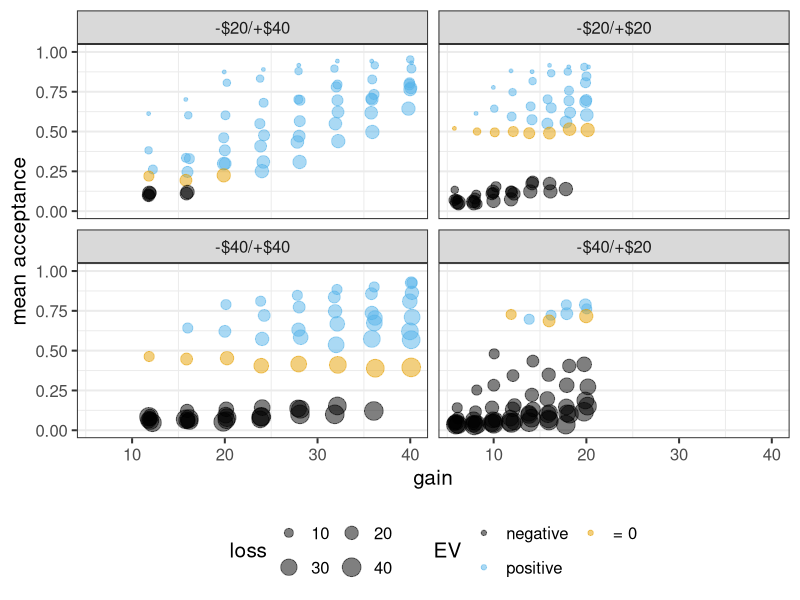
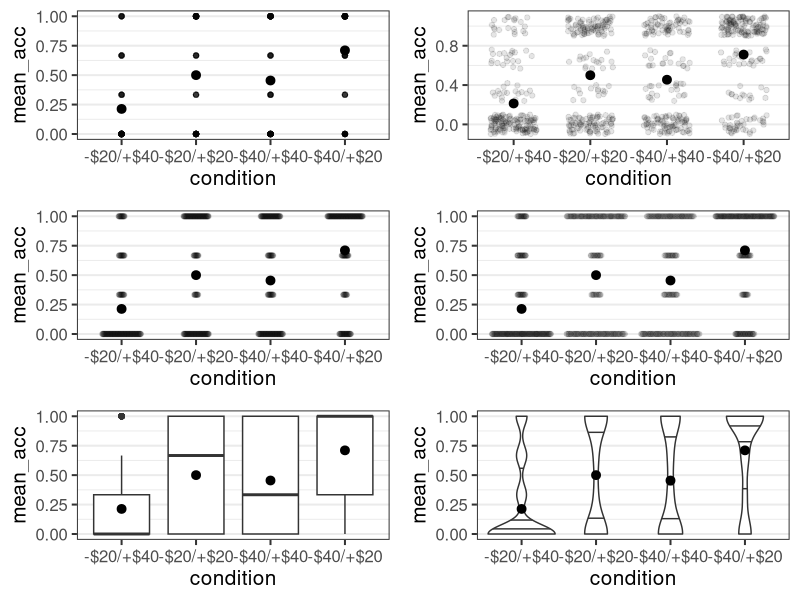
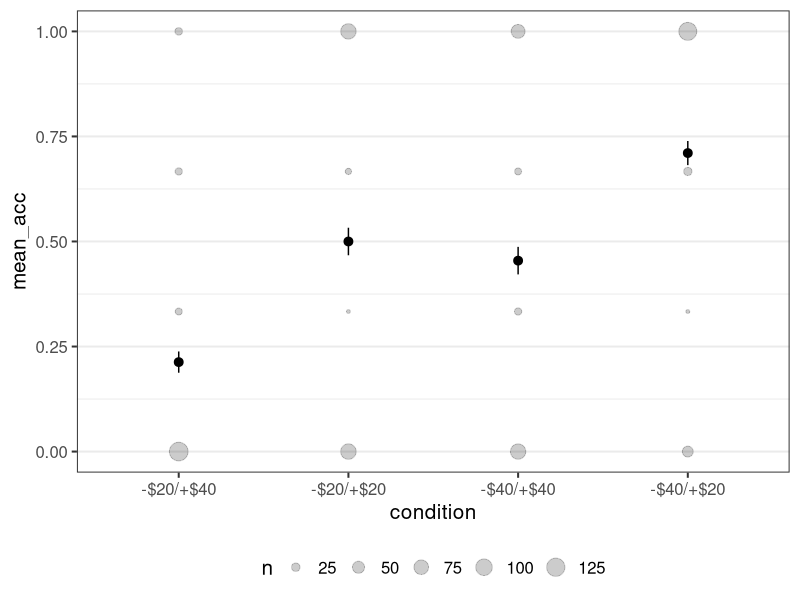
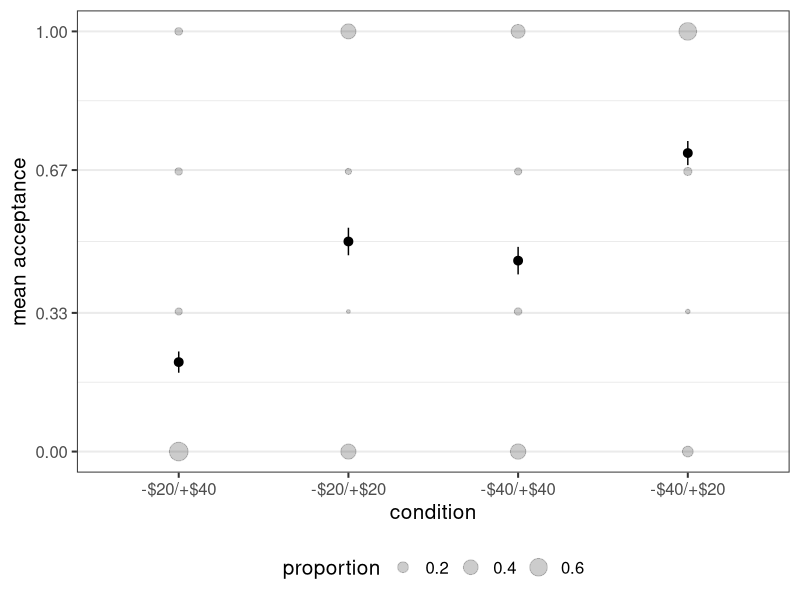
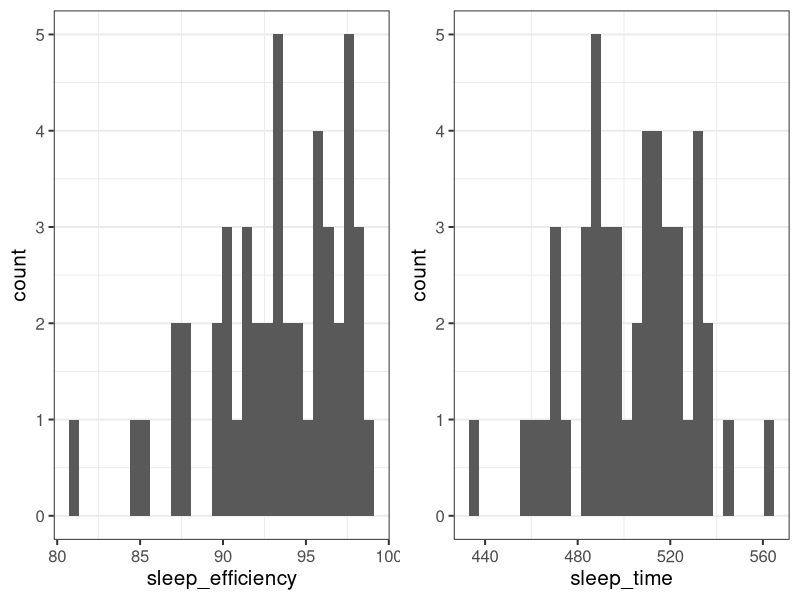
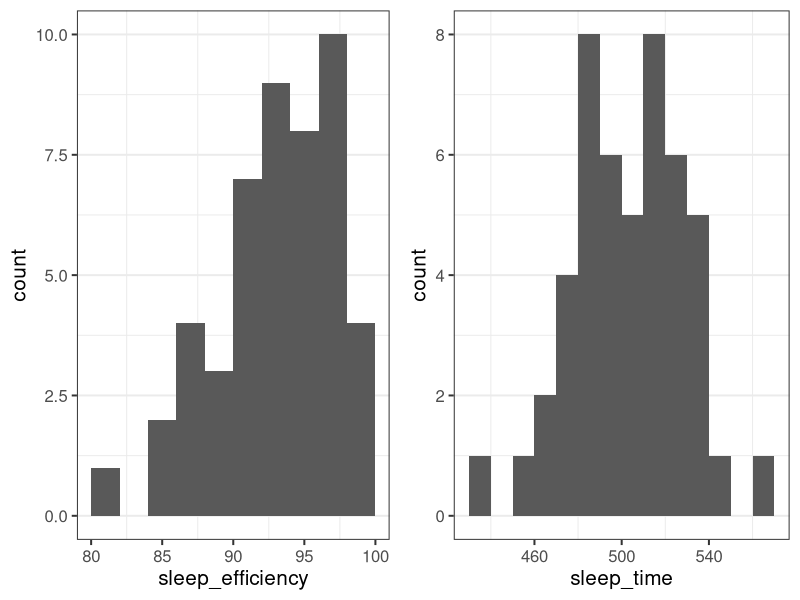
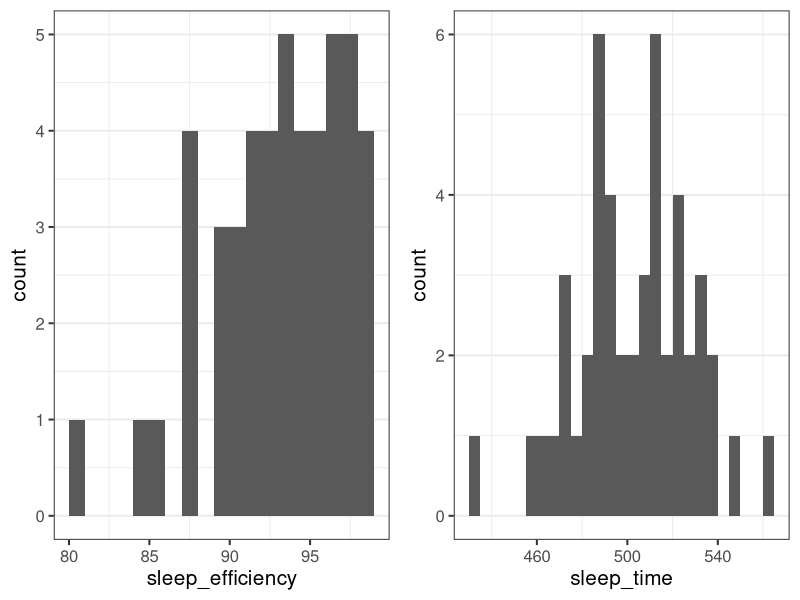
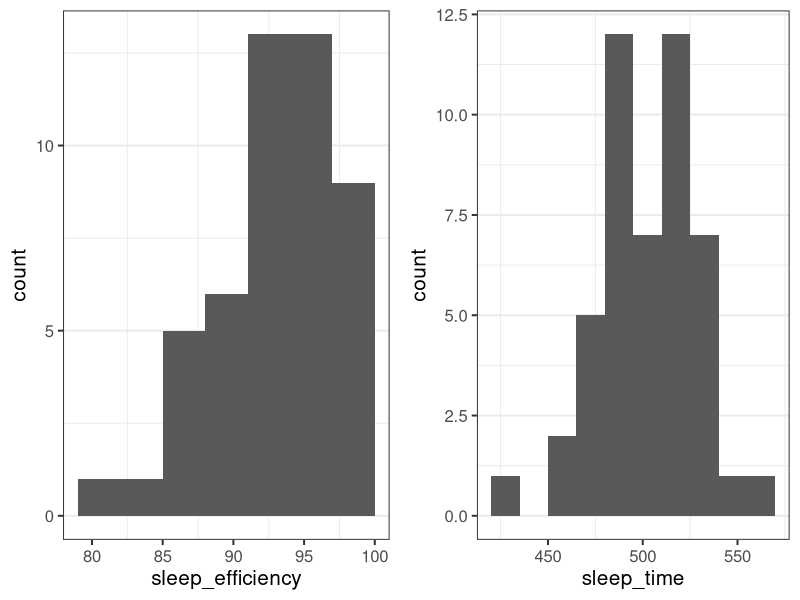

These figures' R source, in order:
## ---- chunk 1
library("tidyverse")
theme_set(theme_bw(base_size = 15) + 
            theme(legend.position="bottom", 
                  panel.grid.major.x = element_blank()))
## ---- chunk 2
ws1a <- read_csv("data/ws2015_exp1a.csv")
ws1b <- read_csv("data/ws2015_exp1b.csv")
ws1a <- ws1a %>%
  mutate(subno = factor(paste0("e1a_", subno)))
ws1b <- ws1b %>%
  mutate(subno = factor(paste0("e1b_", subno)))
ws1 <- bind_rows(ws1a, ws1b)
ws1 <- ws1 %>% 
  mutate(
    subno = factor(subno),
    response = factor(response, levels = c("reject", "accept")),
    condition = factor(
      condition, 
      levels = c(40.2, 20.2, 40.4, 20.4), 
      labels = c("-$20/+$40", "-$20/+$20", "-$40/+$40", "-$40/+$20")
    )
  )
glimpse(ws1)
## ---- chunk 3
lot_sum_all <- ws1 %>% 
  group_by(condition, loss, gain) %>% 
  summarise(mean_acceptance = mean(resp)) %>% 
  mutate(ev = case_when(
    gain == loss ~ "= 0",
    gain < loss ~ "negative",
    gain > loss ~ "positive"
  )) %>% 
  mutate(
    ev = factor(ev, levels = c("negative", "= 0", "positive"))
  )
lot_sum_all
## ---- chunk 4
ggplot(lot_sum_all, aes(x = gain, y = mean_acceptance, 
                        colour = ev, size = loss)) +
  geom_jitter(width = 0.25, alpha = 0.5) +
  ggthemes::scale_colour_colorblind() +
  facet_wrap(vars(condition)) + 
  guides(size=guide_legend(nrow=2,byrow=TRUE), 
         colour = guide_legend(title = "EV", nrow=2,byrow=TRUE)) +
  labs(y = "mean acceptance") +
  coord_cartesian(ylim = c(0, 1))
## ---- chunk 5
part_sum <- ws1 %>%
  filter(loss == gain, loss %in% c(12, 16, 20)) %>% 
  group_by(condition, subno) %>% 
  summarise(mean_acc = mean(resp)) %>% 
  ungroup()
part_sum
## ---- chunk 6
0:3 / 3

## these are exactly the values in the data:
sort(unique(part_sum$mean_acc))

## ---- chunk 7
## load packages required here:
library("cowplot")
library("ggbeeswarm")

p1 <- ggplot(part_sum, aes(x = condition, y = mean_acc)) +
  geom_point(alpha = 0.1) +
  stat_summary()
p2 <- ggplot(part_sum, aes(x = condition, y = mean_acc)) +
  geom_jitter(alpha = 0.1, width = 0.3, height = 0.1) +
  stat_summary()
## we set groupOnX = FALSE to avoid a warning otherwise
p3 <- ggplot(part_sum, aes(x = condition, y = mean_acc)) +
  geom_beeswarm(alpha = 0.1, groupOnX = TRUE, cex = 0.1) +
  stat_summary()
p4 <- ggplot(part_sum, aes(x = condition, y = mean_acc)) +
  geom_quasirandom(alpha = 0.1, groupOnX = TRUE) +
  stat_summary()
p5 <- ggplot(part_sum, aes(x = condition, y = mean_acc)) +
  geom_boxplot() +
  stat_summary()
p6 <- ggplot(part_sum, aes(x = condition, y = mean_acc)) +
  geom_violin(draw_quantiles = c(0, 0.25, 0.5, 0.75)) +
  stat_summary()
plot_grid(p1, p2, p3, p4, p5, p6, ncol = 2)
## ---- chunk 8
ggplot(part_sum, aes(x = condition, y = mean_acc)) +
  geom_count(alpha = 0.2) +
  stat_summary()
## ---- chunk 9
ggplot(part_sum, aes(x = condition, y = mean_acc)) +
  geom_count(aes(size = after_stat(prop)), alpha = 0.2) +
  stat_summary() +
  scale_y_continuous(breaks = c(0, 0.33, 0.67, 1)) +
  guides(size=guide_legend(title = "proportion")) +
  labs(y = "mean acceptance")
## ---- chunk 10
library("tidyverse")
library("cowplot")  ## for plot_grid()
library("ggbeeswarm") ## for bee swarm plot
theme_set(theme_bw(base_size = 15) + 
            theme(legend.position="bottom", 
                  panel.grid.major.x = element_blank()))
earworm <- read_csv("data/earworm_study.csv")
earworm <- earworm %>% 
  mutate(
    id = factor(id),
    group = factor(group, levels = c("Lyrics", "Instrumental"))
  )
glimpse(earworm)
## ---- chunk 11
p1 <- ggplot(earworm, aes(x = sleep_efficiency)) +
  geom_histogram()
p2 <- ggplot(earworm, aes(x = sleep_time)) +
  geom_histogram()
plot_grid(p1, p2)
## ---- chunk 12
p1 <- ggplot(earworm, aes(x = sleep_efficiency)) +
  geom_histogram(binwidth = 2, boundary = 0)
p2 <- ggplot(earworm, aes(x = sleep_time)) +
  geom_histogram(binwidth = 10, boundary = 0)
plot_grid(p1, p2)
## ---- chunk 13
## half bin width
p1 <- ggplot(earworm, aes(x = sleep_efficiency)) +
  geom_histogram(binwidth = 1, boundary = 0)
p2 <- ggplot(earworm, aes(x = sleep_time)) +
  geom_histogram(binwidth = 5, boundary = 0)
plot_grid(p1, p2)
## ---- chunk 14
## 1.5 times bin width
p1 <- ggplot(earworm, aes(x = sleep_efficiency)) +
  geom_histogram(binwidth = 3, boundary = 100)
p2 <- ggplot(earworm, aes(x = sleep_time)) +
  geom_histogram(binwidth = 15, boundary = 0)
plot_grid(p1, p2)
## ---- chunk 15
p1 <- ggplot(earworm, aes(x = sleep_efficiency)) +
  geom_histogram(binwidth = 2, boundary = 0) +
  coord_cartesian(ylim = c(0, 11)) + 
  labs(x = "sleep efficiency")
p2 <- ggplot(earworm, aes(x = sleep_time)) +
  geom_histogram(binwidth = 10, boundary = 0) +
  coord_cartesian(ylim = c(0, 11)) + 
  labs(x = "sleep time (minutes)")
plot_grid(p1, p2)
## ---- chunk 16
ggplot(earworm, aes(x = relaxed, y = sleepy)) +
  geom_point() 
## ---- chunk 17
ggplot(earworm, aes(x = relaxed, y = sleepy)) +
  geom_point()  +
  coord_fixed(ratio = 1, xlim = c(0, 100), ylim = c(0, 100))
## ---- chunk 18
earworm <- earworm %>% 
  mutate(control_combined = (relaxed + sleepy) / 2 )
## ---- chunk 19

pe3_1 <- ggplot(earworm, aes(x = relaxed, y = sleep_efficiency)) +
  geom_point() 
pe3_2 <- ggplot(earworm, aes(x = sleepy, y = sleep_efficiency)) +
  geom_point() 
pe3_3 <- ggplot(earworm, aes(x = control_combined, y = sleep_efficiency)) +
  geom_point() 
plot_grid(pe3_1, pe3_2, pe3_3)
## ---- chunk 20
earworm <- earworm %>% 
  mutate(
    prop_earworm = (earworm_falling_asleep + earworm_night + 
                      earworm_morning) / 3
  ) %>% 
  mutate(any_earworm = if_else(prop_earworm == 0, 0, 1)) 
## ---- chunk 21
sort(unique(earworm$prop_earworm))
## ---- chunk 22
ggplot(earworm, aes(x = group, y = prop_earworm)) +
  geom_count(aes(size = after_stat(prop)), alpha = 0.2) +
  stat_summary() +
  scale_y_continuous(breaks = c(0, 0.33, 0.67, 1)) +
  guides(size=guide_legend(title = "prop. participants")) +
  labs(y = "prop. earworms")
## ---- chunk 23
ggplot(earworm, aes(x = group, y = any_earworm)) +
  geom_count(aes(size = after_stat(prop)), alpha = 0.2) +
  stat_summary() +
  scale_y_continuous(breaks = c(0, 0.33, 0.67, 1)) +
  guides(size=guide_legend(title = "prop. participants")) +
  labs(y = "any earworm")
## ---- chunk 24
pr2_1a <- ggplot(earworm, aes(x = group, y = sleep_efficiency)) +
  geom_beeswarm(alpha = 0.2) +
  stat_summary() 
pr2_2a <- ggplot(earworm, aes(x = group, y = sleep_time)) +
  geom_beeswarm(alpha = 0.2) +
  stat_summary() 
plot_grid(pr2_1a, pr2_2a)
## ---- chunk 25
pr2_1b <- ggplot(earworm, aes(x = group, y = sleep_efficiency)) +
  geom_quasirandom(alpha = 0.2) +
  stat_summary() 
pr2_2b <- ggplot(earworm, aes(x = group, y = sleep_time)) +
  geom_quasirandom(alpha = 0.2) +
  stat_summary() 
plot_grid(pr2_1b, pr2_2b)
